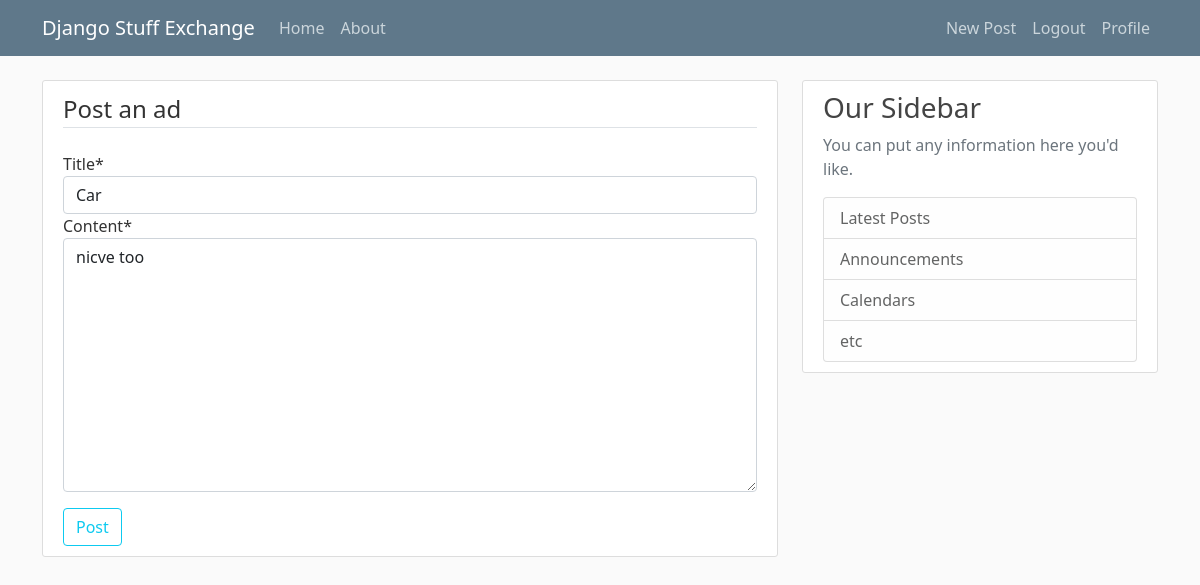
/post/2/update (signed in), run on an earlier commit of the app's database.
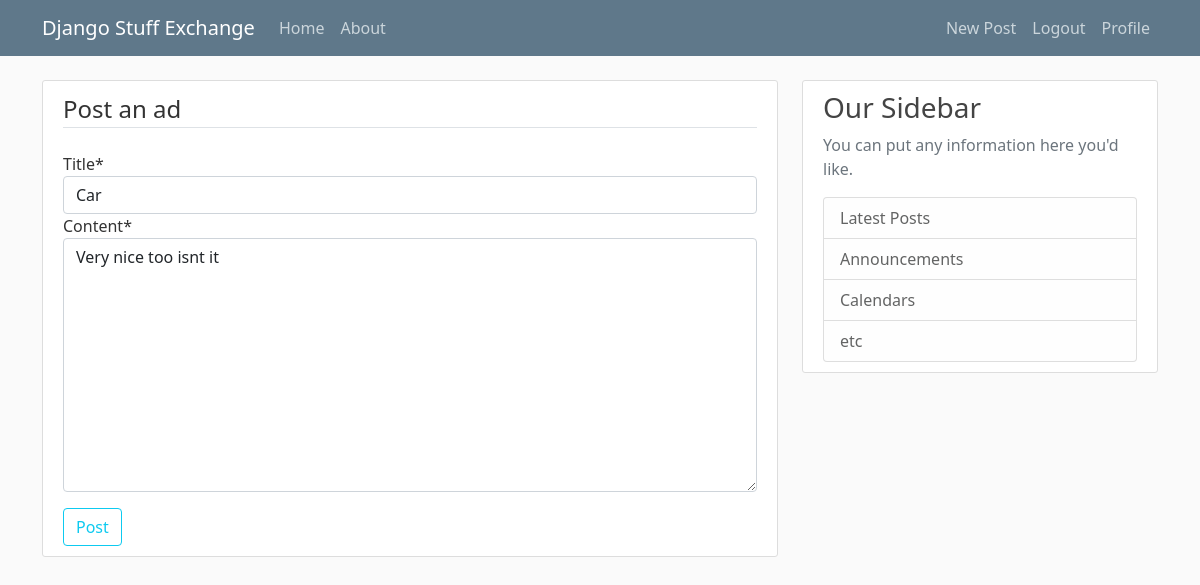
And on a later commit of the database.
### blog/models.py (models this page shows, shortened)
class Post(models.Model):
    title = models.CharField(max_length=100)
    content = models.TextField()
    date_posted = models.DateTimeField(default=timezone.now)
    author = models.ForeignKey(User, on_delete=models.CASCADE)

### blog/views.py (the view, shortened to what this page needs)
# urls.py: path('post/<int:pk>/update', PostUpdateView.as_view(), name='post-update'),
class PostUpdateView(LoginRequiredMixin, SuccessMessageMixin, UserPassesTestMixin, UpdateView):  # creating new post view
    model = Post
    fields = ['title', 'content']
    success_url = reverse_lazy('blog-home')
    success_message = "Post  about %(title)s was updated"
    def test_func(self):
        post = self.get_object()
        if self.request.user == post.author:
            return True
        return False

### blog/templates/blog/post_form.html (shortened to what this page needs)
{% extends 'blog/base.html' %}
{% load crispy_forms_filters %}
{% load crispy_forms_tags %}
{% block content %}
    <div class="content-section">
        <form method="POST">
            <fieldset class="form-group">
                <legend class="border-bottom mb-4">Post an ad</legend>
                {{ form|crispy }}
            </fieldset>
            <div class="form-group mt-3">
                <button class="btn btn-outline-info">Post</button>
            </div>
        </form>
    </div>
{% endblock content %}

What changed in the data, as far as the page shows it:
changed Post "Car": content "nicve too" → "Very nice too isnt it"
